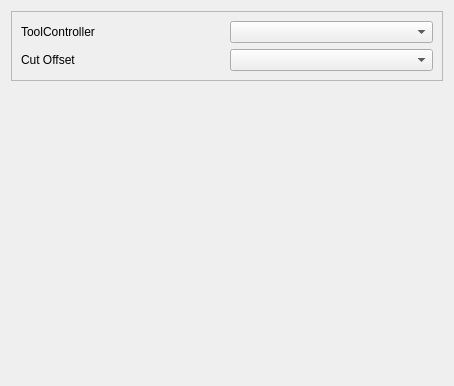
<?xml version="1.0" encoding="UTF-8"?>
<ui version="4.0">
  <class>Form</class>
  <widget class="QWidget" name="Form">
    <property name="geometry">
      <rect>
        <x>0</x>
        <y>0</y>
        <width>454</width>
        <height>386</height>
      </rect>
    </property>
    <property name="windowTitle">
      <string>Form</string>
    </property>
    <layout class="QGridLayout" name="gridLayout_3">
      <item row="0" column="0">
        <widget class="QFrame" name="frame">
          <property name="sizePolicy">
            <sizepolicy hsizetype="Preferred" vsizetype="Preferred">
              <horstretch>0</horstretch>
              <verstretch>0</verstretch>
            </sizepolicy>
          </property>
          <property name="frameShape">
            <enum>QFrame::StyledPanel</enum>
          </property>
          <property name="frameShadow">
            <enum>QFrame::Raised</enum>
          </property>
          <layout class="QGridLayout" name="gridLayout_2">
            <item row="0" column="0">
              <widget class="QLabel" name="label_2">
                <property name="text">
                  <string>ToolController</string>
                </property>
              </widget>
            </item>
            <item row="0" column="1">
              <widget class="QComboBox" name="toolController">
                <property name="toolTip">
                  <string>&lt;html&gt;&lt;head/&gt;&lt;body&gt;&lt;p&gt;The tool and its settings to be used for this operation.&lt;/p&gt;&lt;/body&gt;&lt;/html&gt;</string>
                </property>
              </widget>
            </item>
            <item row="1" column="0">
              <widget class="QLabel" name="label_3">
                <property name="text">
                  <string>Cut Offset</string>
                </property>
              </widget>
            </item>
            <item row="1" column="1">
              <widget class="QComboBox" name="cuttingOffset">
                <property name="toolTip">
                  <string>&lt;html&gt;&lt;head/&gt;&lt;body&gt;&lt;p&gt;The cut offset based on the kerf of the cutting operation.&lt;/p&gt;&lt;/body&gt;&lt;/html&gt;</string>
                </property>
              </widget>
            </item>
          </layout>
        </widget>
      </item>
      <item row="1" column="0">
        <widget class="QWidget" name="widget" native="true">
          <layout class="QGridLayout" name="gridLayout">
            <item row="6" column="4">
              <widget class="QLabel" name="reverseCutDirection">
                <property name="enabled">
                  <bool>false</bool>
                </property>
              </widget>
            </item>
          </layout>
        </widget>
      </item>
      <item row="2" column="0">
        <spacer name="verticalSpacer">
          <property name="orientation">
            <enum>Qt::Vertical</enum>
          </property>
          <property name="sizeHint" stdset="0">
            <size>
              <width>20</width>
              <height>40</height>
            </size>
          </property>
        </spacer>
      </item>
    </layout>
  </widget>
  <customwidgets>
    <customwidget>
      <class>Gui::QuantitySpinBox</class>
      <extends>QDoubleSpinBox</extends>
      <header>Gui/QuantitySpinBox.h</header>
    </customwidget>
  </customwidgets>
  <tabstops>
    <tabstop>toolController</tabstop>
    <tabstop>peckEnabled</tabstop>
    <tabstop>dwellEnabled</tabstop>
  </tabstops>
  <resources/>
  <connections/>
</ui>
